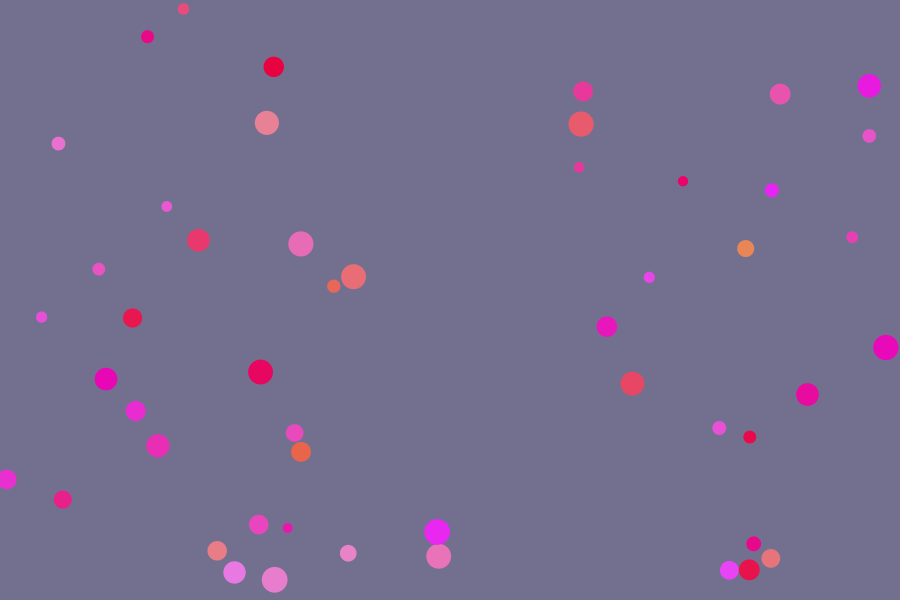
Frame 1 (no input)
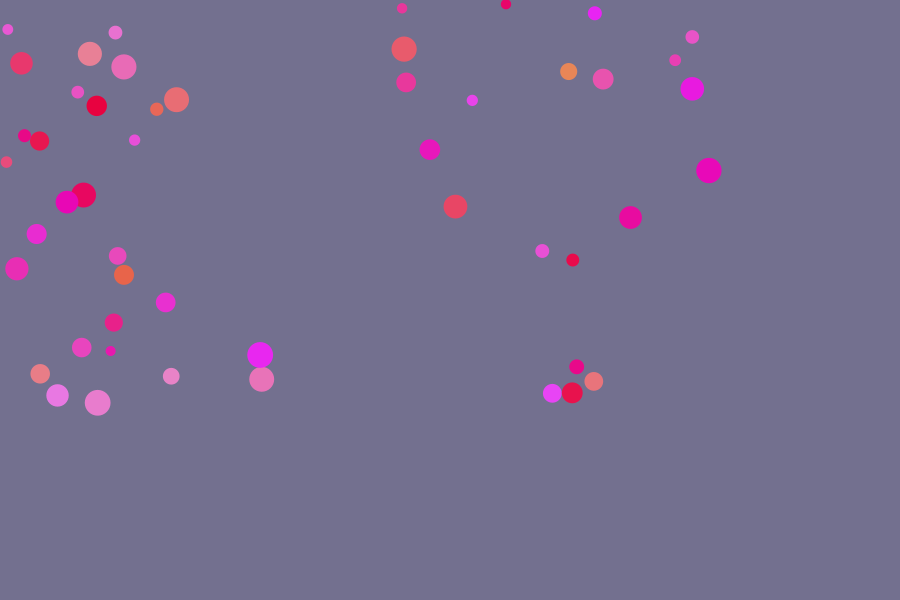
Frame 60 (the mouse pressed at the canvas centre just before this capture)
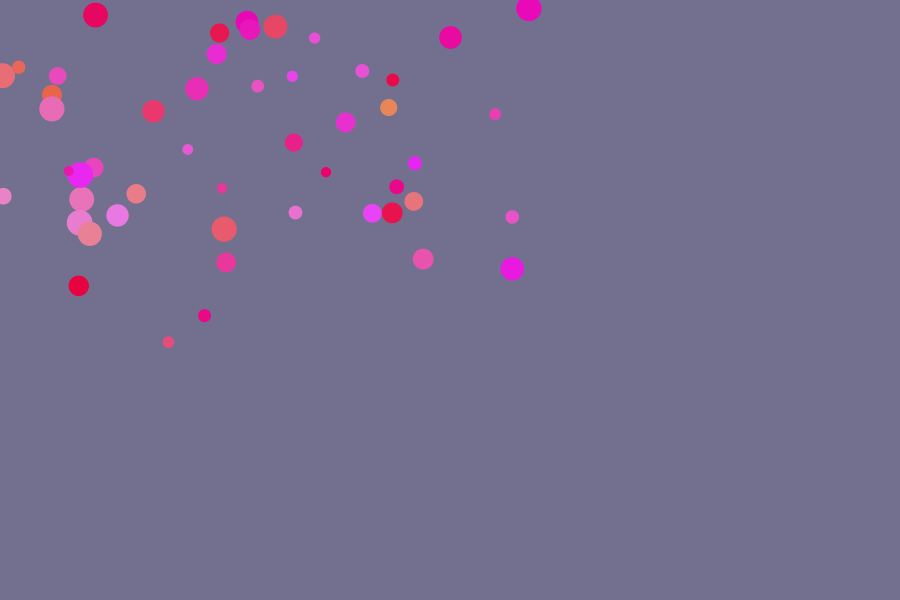
Frame 120 (the mouse held since frame 60 and released just before this capture)

The Processing sketch that drew these frames (run headless with seeded random() and noise(); from frame 60 on, the mouse is pressed at the canvas centre):

// Processing sketch: processing_33824
// ── processing_33824.pde


//assignment catalina cortazar

int numBalls = 50; 
float[] xPos = new float[numBalls];
float[] yPos = new float[numBalls];
float[] speed = new float[numBalls]; 
float[] Rcolor = new float[numBalls]; 
float[] Gcolor = new float[numBalls];
float[] Bcolor = new float[numBalls];
float[] rad = new float[numBalls];

boolean[] isGoingRight = new boolean[numBalls]; // from: http://processing.org/learning/basics/requestimage.html
boolean[] isGoingDown = new boolean[numBalls];

void setup () {
  size (900, 600);
  background(115, 112, 143);
  smooth();
  frameRate(24);



  for (int i = 0; i < numBalls; i++) { 

    speed[i] = random(5, 300); 
    Rcolor[i] = 232; 
    Gcolor[i] = random(0, 140);
    Bcolor[i] = random(60, 253);
    rad[i] = random ( 10, 27);
    xPos[i] = random ( 0, 900);
    yPos[i] = random ( 0, 600);
  }
}


void draw () {
  background(115, 112, 143);


  for (int i=0; i < numBalls; i++) {


    noStroke();

    fill(Rcolor[i], Gcolor[i], Bcolor[i]);
    ellipse(xPos[i], yPos[i], rad[i], rad[i]);
  }



  for (int i=0; i < numBalls; i++) {


    if ((900.00 - xPos[i] ) > 900.00) { 
      isGoingRight[i]=true;
    }


    if ((900.00 - xPos[i] ) <= 0.00) { 

      isGoingRight[i]=false;
    }

    if (isGoingRight[i]) {
      xPos[i]+=3;
    }

    else {
      xPos[i]-=3;
    }


    if (isGoingDown[i]) {
      yPos[i]+=3;
    }

    else {
      yPos[i]-=3;
    }

    if (yPos[i] <= 0) { 
      isGoingDown[i]=true;
    }


    if ((yPos[i] ) >= 600) { 

      isGoingDown[i]=false;
    }
  }
}
